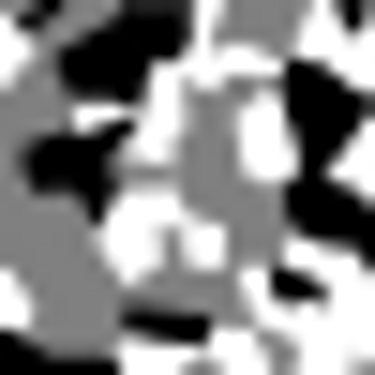
%> input picture good_map.png, 375 x 375 px
$ octave PP_Project_V2.m   (GNU Octave 9; MATLAB toolbox functions it lacks are replaced by stand-ins)
%> lines starting %> are read from the running program, lines starting %| are printed output that depends on the picture
%% Cleanup before running
clear all; clc; close all;

%% Configure program parameters
map = imread('good_map.png');       % read in the map image file
%> map is the input picture: size 375x375 uint8; min 0, max 255, mean 137.4
score_map = im2double(map);         % we need to convert the image to a numeric value
threshold = min(map(:))+15;         % this is the threshold used for obstacle avoidance
%> threshold = 15

color_map = cat(3, map, map, map);  % this map is just for display purposes

[map_x, map_y] = size(map);         % grabbing the size of the map
%> map_x = 375; map_y = 375

% [6 lines of commented-out code are left out]
alpha = [1, 0, 0];
epsilon = 1;                        % the amount to step by to the next point
capture_radius = epsilon*5;

% LIMITS
x_lim = [1, map_x];
%> x_lim = [1 375]
y_lim = [1, map_y];
%> y_lim = [1 375]
sample_spacing = 1;

% I pretty arbitrarily picked these:
startpos = [5,5];
goalpos = [310,270];

%% Create the obstacles
x_grid = x_lim(1)+epsilon:sample_spacing:x_lim(2)-epsilon;
%> x_grid = 373 values from 2 to 374
y_grid = y_lim(1)+epsilon:sample_spacing:y_lim(2)-epsilon;
%> y_grid = 373 values from 2 to 374

disp('marking obstacles')
for i = 1:map_x
    for j = 1:map_y
        % if the information value is below the threshold mark it red
        if(map(i,j) <= threshold)
            color_map(i,j,1) = 134;
            color_map(i,j,2) = 31;
            color_map(i,j,3) = 65;
        end
    end
end
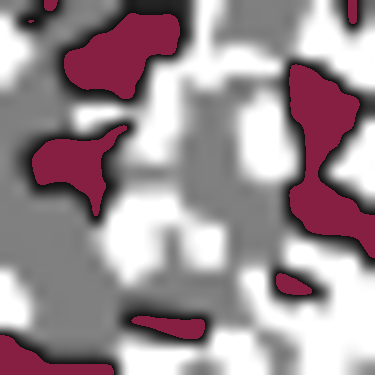
%> color_map: size 375x375x3 uint8; mean R, G, B 157.5, 141.8, 147

%% Generate the tree
% The nodes array stores all of the node positions, as well as their parents:
% node = [parent, position[x,y]]
nodes = [];
nodes(1,:) = [0, startpos];

% The path_info array stores all of the path information sums up to a node and its length:
% path_info(i) = [length_to_i, info_to_i]
path_info = [];
path_info(1,:) = [1, score_map(startpos(2),startpos(1))];

found_path = 0;
it = 0;
fprintf('finding path... \n\n\r')
disp('\n\r')
%> (the run ends here)
